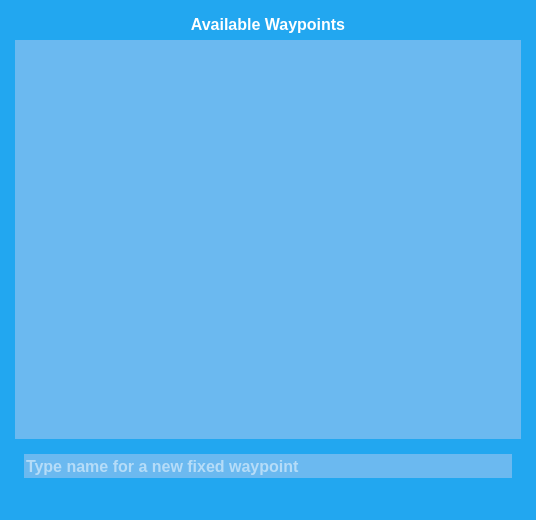
<?xml version="1.0" encoding="UTF-8"?>
<ui version="4.0">
 <class>ActionWaypointUI</class>
 <widget class="QWidget" name="ActionWaypointUI">
  <property name="geometry">
   <rect>
    <x>0</x>
    <y>0</y>
    <width>536</width>
    <height>520</height>
   </rect>
  </property>
  <property name="minimumSize">
   <size>
    <width>0</width>
    <height>0</height>
   </size>
  </property>
  <property name="maximumSize">
   <size>
    <width>16777215</width>
    <height>16777215</height>
   </size>
  </property>
  <property name="windowTitle">
   <string>Form</string>
  </property>
  <property name="styleSheet">
   <string notr="true">background-color:#22A7F0</string>
  </property>
  <layout class="QVBoxLayout" name="verticalLayout">
   <property name="spacing">
    <number>6</number>
   </property>
   <property name="margin">
    <number>15</number>
   </property>
   <item>
    <widget class="QLabel" name="label_11">
     <property name="minimumSize">
      <size>
       <width>0</width>
       <height>0</height>
      </size>
     </property>
     <property name="font">
      <font>
       <pointsize>12</pointsize>
       <weight>75</weight>
       <bold>true</bold>
      </font>
     </property>
     <property name="styleSheet">
      <string notr="true">color:#ffffff</string>
     </property>
     <property name="text">
      <string>Available Waypoints</string>
     </property>
     <property name="alignment">
      <set>Qt::AlignCenter</set>
     </property>
    </widget>
   </item>
   <item>
    <widget class="QListWidget" name="waypoint_list">
     <property name="minimumSize">
      <size>
       <width>0</width>
       <height>60</height>
      </size>
     </property>
     <property name="maximumSize">
      <size>
       <width>16777215</width>
       <height>16777215</height>
      </size>
     </property>
     <property name="font">
      <font>
       <pointsize>11</pointsize>
       <weight>75</weight>
       <bold>true</bold>
      </font>
     </property>
     <property name="cursor" stdset="0">
      <cursorShape>ArrowCursor</cursorShape>
     </property>
     <property name="styleSheet">
      <string notr="true">QListWidget {background-color:#6BB9F0; color:#ffffff;} QListView:item:selected { color: #ffffff; background-color: #34495E;border:none }</string>
     </property>
     <property name="frameShape">
      <enum>QFrame::Panel</enum>
     </property>
     <property name="frameShadow">
      <enum>QFrame::Plain</enum>
     </property>
     <property name="lineWidth">
      <number>0</number>
     </property>
    </widget>
   </item>
   <item>
    <widget class="QWidget" name="widget" native="true">
     <layout class="QGridLayout" name="gridLayout_3">
      <item row="0" column="0">
       <widget class="QLineEdit" name="name_field">
        <property name="minimumSize">
         <size>
          <width>0</width>
          <height>24</height>
         </size>
        </property>
        <property name="maximumSize">
         <size>
          <width>16777215</width>
          <height>16777215</height>
         </size>
        </property>
        <property name="font">
         <font>
          <pointsize>12</pointsize>
          <weight>75</weight>
          <bold>true</bold>
         </font>
        </property>
        <property name="styleSheet">
         <string notr="true">background-color:#6BB9F0 ; color:#ffffff</string>
        </property>
        <property name="text">
         <string/>
        </property>
        <property name="frame">
         <bool>false</bool>
        </property>
        <property name="placeholderText">
         <string>Type name for a new fixed waypoint</string>
        </property>
       </widget>
      </item>
     </layout>
    </widget>
   </item>
   <item>
    <widget class="QWidget" name="widget_2" native="true">
     <layout class="QGridLayout" name="gridLayout">
      <property name="margin">
       <number>6</number>
      </property>
      <item row="0" column="0">
       <layout class="QVBoxLayout" name="button_layout"/>
      </item>
     </layout>
    </widget>
   </item>
  </layout>
 </widget>
 <resources/>
 <connections/>
</ui>
